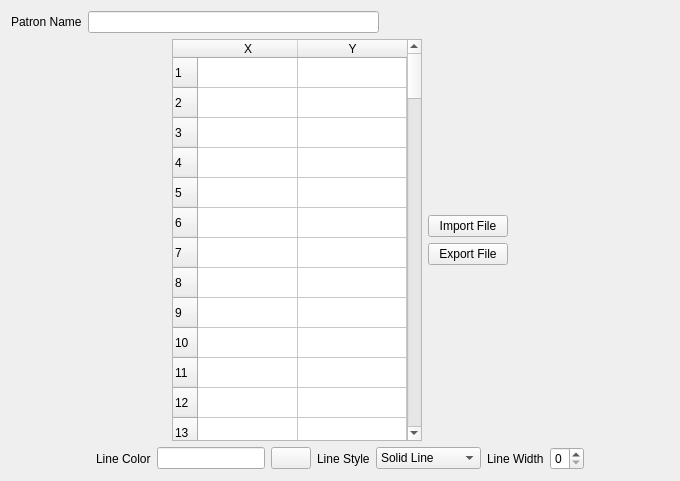
<?xml version="1.0" encoding="UTF-8"?>
<ui version="4.0">
 <class>tl::CurvesXYPatronEditor</class>
 <widget class="QWidget" name="tl::CurvesXYPatronEditor">
  <property name="geometry">
   <rect>
    <x>0</x>
    <y>0</y>
    <width>680</width>
    <height>481</height>
   </rect>
  </property>
  <property name="windowTitle">
   <string>Form</string>
  </property>
  <layout class="QVBoxLayout" name="verticalLayout_2">
   <item>
    <layout class="QHBoxLayout" name="horizontalLayout_3">
     <item>
      <widget class="QLabel" name="label_3">
       <property name="text">
        <string>Patron Name</string>
       </property>
      </widget>
     </item>
     <item>
      <widget class="QLineEdit" name="nameLineEdit"/>
     </item>
     <item>
      <spacer name="horizontalSpacer_5">
       <property name="orientation">
        <enum>Qt::Horizontal</enum>
       </property>
       <property name="sizeHint" stdset="0">
        <size>
         <width>40</width>
         <height>20</height>
        </size>
       </property>
      </spacer>
     </item>
    </layout>
   </item>
   <item>
    <layout class="QHBoxLayout" name="horizontalLayout_2">
     <item>
      <spacer name="horizontalSpacer_2">
       <property name="orientation">
        <enum>Qt::Horizontal</enum>
       </property>
       <property name="sizeHint" stdset="0">
        <size>
         <width>40</width>
         <height>20</height>
        </size>
       </property>
      </spacer>
     </item>
     <item>
      <widget class="QTableWidget" name="tableWidget">
       <property name="minimumSize">
        <size>
         <width>250</width>
         <height>0</height>
        </size>
       </property>
       <property name="maximumSize">
        <size>
         <width>250</width>
         <height>16777215</height>
        </size>
       </property>
       <property name="horizontalScrollBarPolicy">
        <enum>Qt::ScrollBarAlwaysOff</enum>
       </property>
       <property name="rowCount">
        <number>100</number>
       </property>
       <attribute name="horizontalHeaderStretchLastSection">
        <bool>true</bool>
       </attribute>
       <row/>
       <row/>
       <row/>
       <row/>
       <row/>
       <row/>
       <row/>
       <row/>
       <row/>
       <row/>
       <row/>
       <row/>
       <row/>
       <row/>
       <row/>
       <row/>
       <row/>
       <row/>
       <row/>
       <row/>
       <row/>
       <row/>
       <row/>
       <row/>
       <row/>
       <row/>
       <row/>
       <row/>
       <row/>
       <row/>
       <row/>
       <row/>
       <row/>
       <row/>
       <row/>
       <row/>
       <row/>
       <row/>
       <row/>
       <row/>
       <row/>
       <row/>
       <row/>
       <row/>
       <row/>
       <row/>
       <row/>
       <row/>
       <row/>
       <row/>
       <row/>
       <row/>
       <row/>
       <row/>
       <row/>
       <row/>
       <row/>
       <row/>
       <row/>
       <row/>
       <row/>
       <row/>
       <row/>
       <row/>
       <row/>
       <row/>
       <row/>
       <row/>
       <row/>
       <row/>
       <row/>
       <row/>
       <row/>
       <row/>
       <row/>
       <row/>
       <row/>
       <row/>
       <row/>
       <row/>
       <row/>
       <row/>
       <row/>
       <row/>
       <row/>
       <row/>
       <row/>
       <row/>
       <row/>
       <row/>
       <row/>
       <row/>
       <row/>
       <row/>
       <row/>
       <row/>
       <row/>
       <row/>
       <row/>
       <row/>
       <column>
        <property name="text">
         <string>X</string>
        </property>
       </column>
       <column>
        <property name="text">
         <string>Y</string>
        </property>
       </column>
      </widget>
     </item>
     <item>
      <layout class="QVBoxLayout" name="verticalLayout">
       <item>
        <spacer name="verticalSpacer">
         <property name="orientation">
          <enum>Qt::Vertical</enum>
         </property>
         <property name="sizeHint" stdset="0">
          <size>
           <width>20</width>
           <height>40</height>
          </size>
         </property>
        </spacer>
       </item>
       <item>
        <widget class="QPushButton" name="importPushButton">
         <property name="text">
          <string>Import File</string>
         </property>
        </widget>
       </item>
       <item>
        <widget class="QPushButton" name="exportPushButton">
         <property name="text">
          <string>Export File</string>
         </property>
        </widget>
       </item>
       <item>
        <spacer name="verticalSpacer_2">
         <property name="orientation">
          <enum>Qt::Vertical</enum>
         </property>
         <property name="sizeHint" stdset="0">
          <size>
           <width>20</width>
           <height>40</height>
          </size>
         </property>
        </spacer>
       </item>
      </layout>
     </item>
     <item>
      <spacer name="horizontalSpacer_3">
       <property name="orientation">
        <enum>Qt::Horizontal</enum>
       </property>
       <property name="sizeHint" stdset="0">
        <size>
         <width>40</width>
         <height>20</height>
        </size>
       </property>
      </spacer>
     </item>
    </layout>
   </item>
   <item>
    <layout class="QHBoxLayout" name="horizontalLayout">
     <item>
      <spacer name="horizontalSpacer_4">
       <property name="orientation">
        <enum>Qt::Horizontal</enum>
       </property>
       <property name="sizeHint" stdset="0">
        <size>
         <width>40</width>
         <height>20</height>
        </size>
       </property>
      </spacer>
     </item>
     <item>
      <widget class="QLabel" name="label">
       <property name="text">
        <string>Line Color</string>
       </property>
      </widget>
     </item>
     <item>
      <widget class="ColorLineEdit" name="colorLineEdit"/>
     </item>
     <item>
      <widget class="QPushButton" name="colorPushButton">
       <property name="text">
        <string/>
       </property>
       <property name="icon">
        <iconset>
         <normaloff>:/icons8_paint_palette_50px.png</normaloff>:/icons8_paint_palette_50px.png</iconset>
       </property>
      </widget>
     </item>
     <item>
      <widget class="QLabel" name="label_2">
       <property name="text">
        <string>Line Style</string>
       </property>
      </widget>
     </item>
     <item>
      <widget class="QComboBox" name="lineStyleComboBox">
       <item>
        <property name="text">
         <string>Solid Line</string>
        </property>
       </item>
       <item>
        <property name="text">
         <string>Dash Line</string>
        </property>
       </item>
       <item>
        <property name="text">
         <string>Dot Line</string>
        </property>
       </item>
       <item>
        <property name="text">
         <string>DashDot Line</string>
        </property>
       </item>
      </widget>
     </item>
     <item>
      <widget class="QLabel" name="label_4">
       <property name="text">
        <string>Line Width</string>
       </property>
      </widget>
     </item>
     <item>
      <widget class="QSpinBox" name="lineWidhtSpinBox">
       <property name="maximum">
        <number>4</number>
       </property>
      </widget>
     </item>
     <item>
      <spacer name="horizontalSpacer">
       <property name="orientation">
        <enum>Qt::Horizontal</enum>
       </property>
       <property name="sizeHint" stdset="0">
        <size>
         <width>40</width>
         <height>20</height>
        </size>
       </property>
      </spacer>
     </item>
    </layout>
   </item>
  </layout>
 </widget>
 <customwidgets>
  <customwidget>
   <class>ColorLineEdit</class>
   <extends>QLineEdit</extends>
   <header>widgets/ColorLineEdit.h</header>
  </customwidget>
 </customwidgets>
 <resources/>
 <connections/>
</ui>
